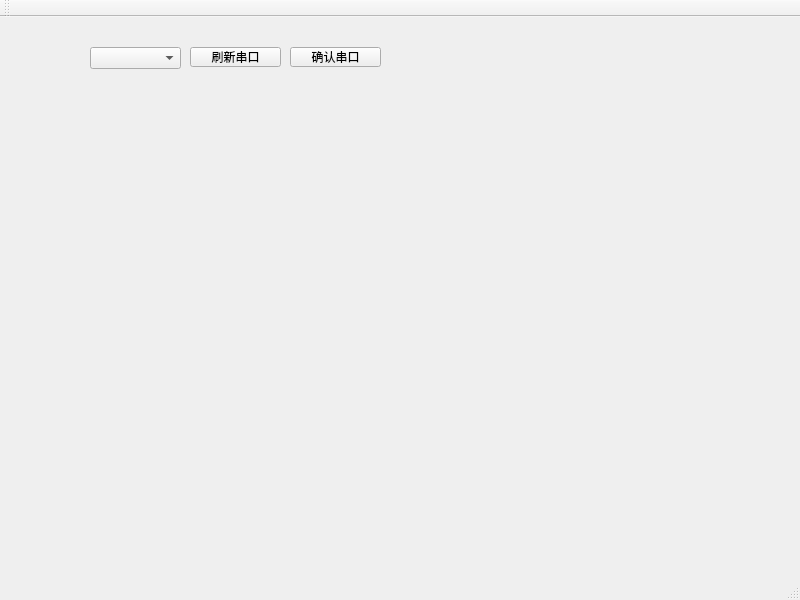
<?xml version="1.0" encoding="UTF-8"?>
<ui version="4.0">
 <class>MainWindow</class>
 <widget class="QMainWindow" name="MainWindow">
  <property name="geometry">
   <rect>
    <x>0</x>
    <y>0</y>
    <width>800</width>
    <height>600</height>
   </rect>
  </property>
  <property name="windowTitle">
   <string>MainWindow</string>
  </property>
  <widget class="QWidget" name="centralwidget">
   <widget class="QPushButton" name="btnRefreshPort">
    <property name="geometry">
     <rect>
      <x>190</x>
      <y>30</y>
      <width>91</width>
      <height>20</height>
     </rect>
    </property>
    <property name="text">
     <string>刷新串口</string>
    </property>
   </widget>
   <widget class="QComboBox" name="comboPort">
    <property name="geometry">
     <rect>
      <x>90</x>
      <y>30</y>
      <width>91</width>
      <height>22</height>
     </rect>
    </property>
   </widget>
   <widget class="QPushButton" name="btnOpenPort">
    <property name="geometry">
     <rect>
      <x>290</x>
      <y>30</y>
      <width>91</width>
      <height>20</height>
     </rect>
    </property>
    <property name="text">
     <string>确认串口</string>
    </property>
   </widget>
  </widget>
  <widget class="QMenuBar" name="menubar">
   <property name="geometry">
    <rect>
     <x>0</x>
     <y>0</y>
     <width>800</width>
     <height>18</height>
    </rect>
   </property>
  </widget>
  <widget class="QStatusBar" name="statusbar"/>
  <widget class="QToolBar" name="toolBar">
   <property name="windowTitle">
    <string>toolBar</string>
   </property>
   <attribute name="toolBarArea">
    <enum>TopToolBarArea</enum>
   </attribute>
   <attribute name="toolBarBreak">
    <bool>false</bool>
   </attribute>
  </widget>
 </widget>
 <resources/>
 <connections/>
</ui>
